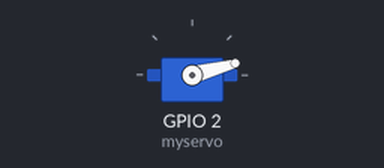
Bench run of a sketch on a simulated ESP32. Shown: servo.

Above: at 0.05 s.
At 0.55 s:
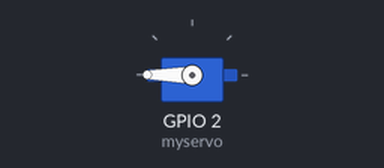
At 0.8 s:
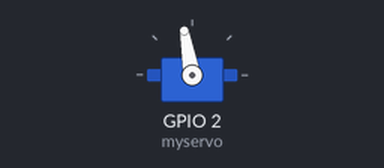
At 1.1 s:
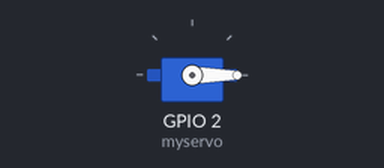
Timing chart, 0 to 3.0 s (numbered marks = the images above):
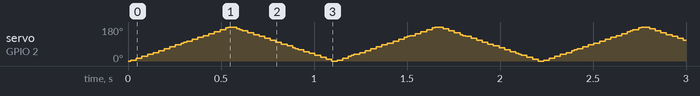

The sketch:

sketch_mar31a.ino
```cpp
#include <ESP32Servo.h>

Servo myservo;
int pos = 0;

void setup() {
  myservo.attach(2);
}

void loop() {
  for(pos = 0; pos <= 180; pos += 5) {
    myservo.write(pos);
    delay(15);
  }

  for(pos = 180; pos >= 0; pos -= 5) {  // Fixed condition
    myservo.write(pos);
    delay(15);
  }
}
```
